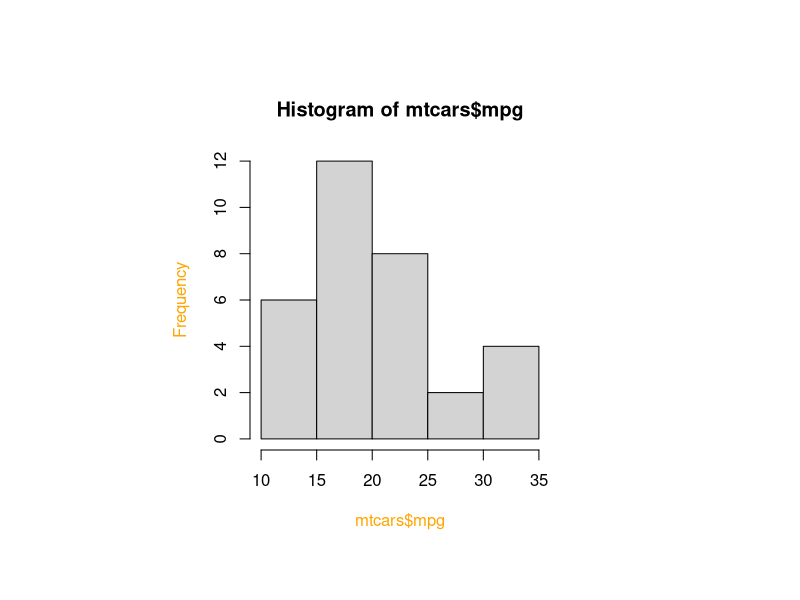
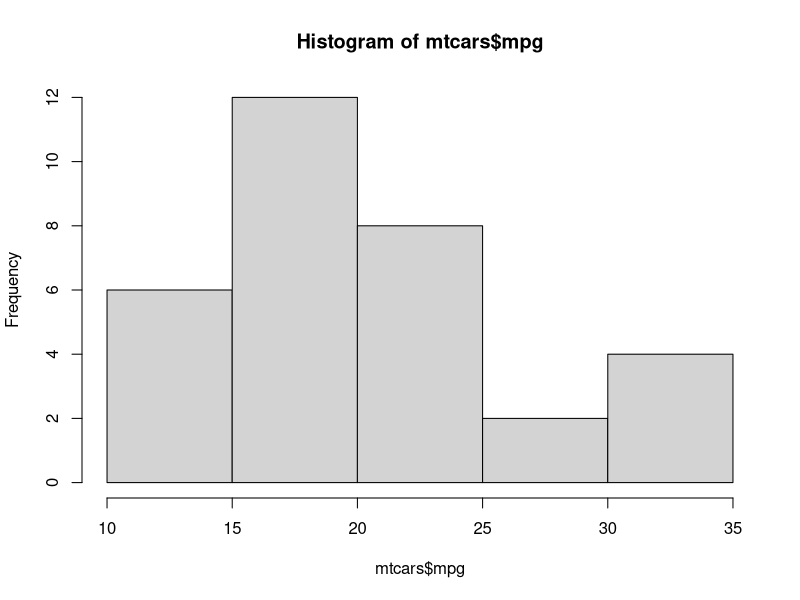
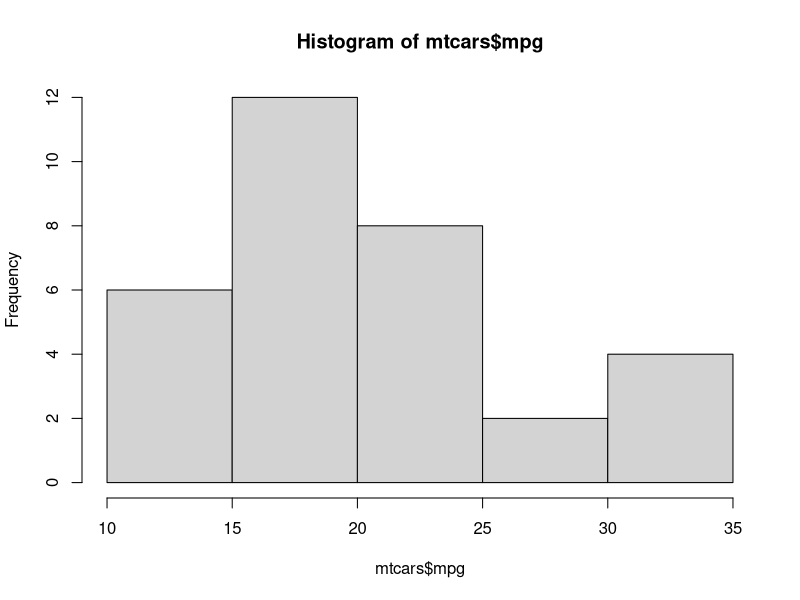
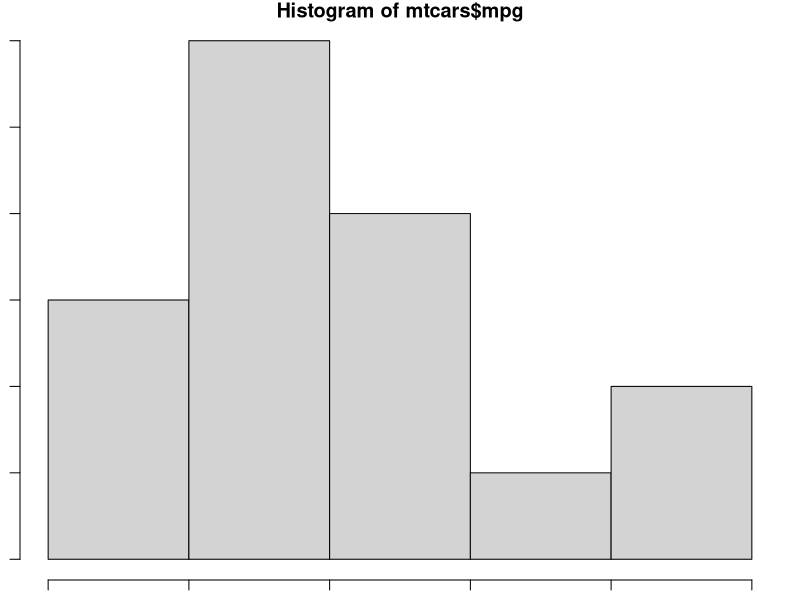
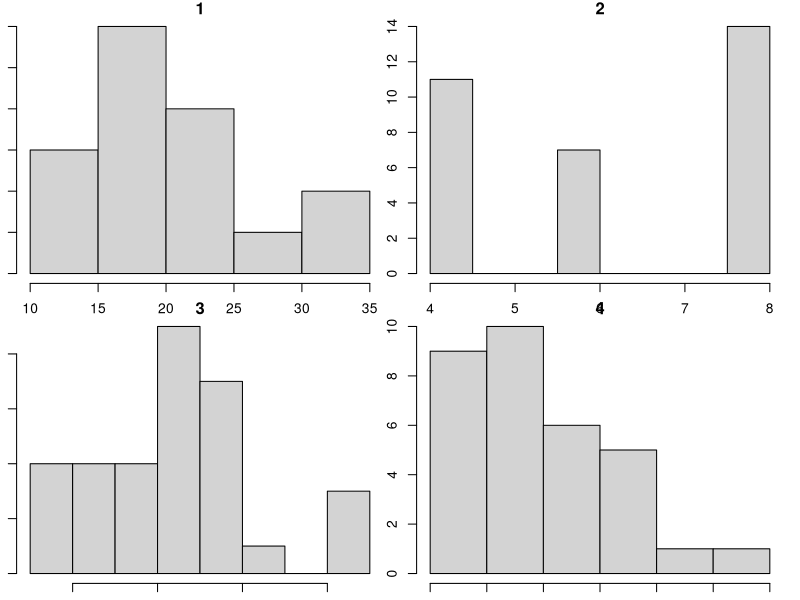
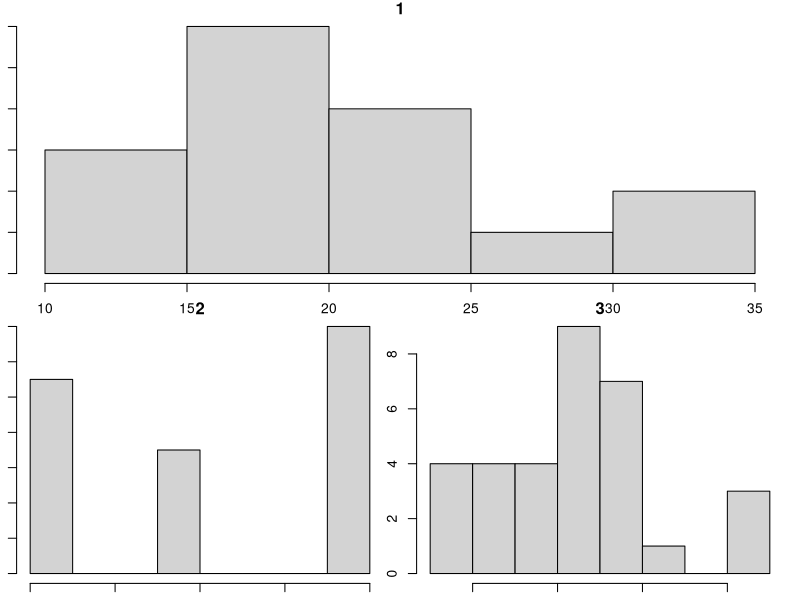
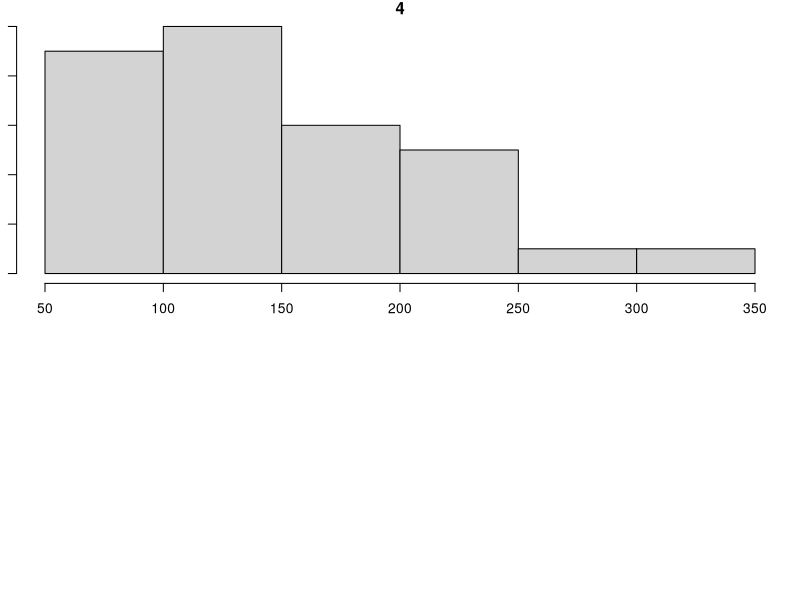
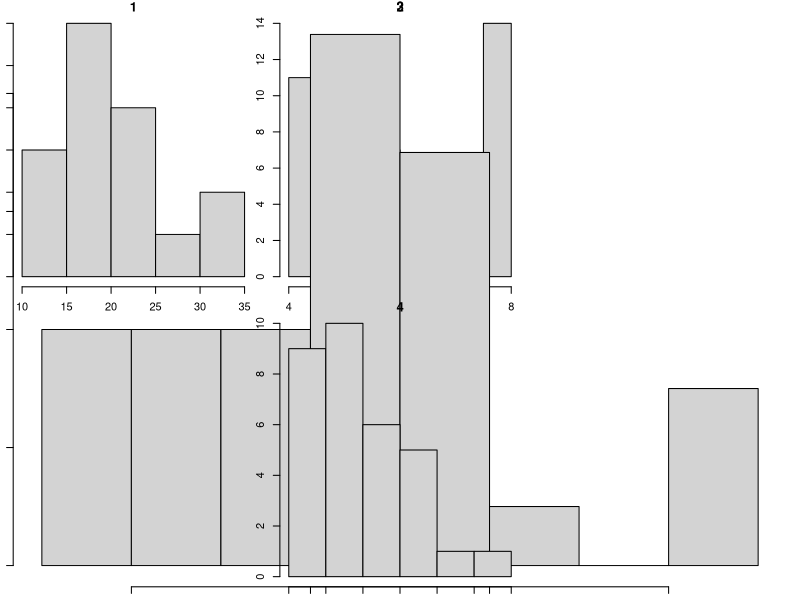

R code for these plots, in order:
#

Opar=par(no.readonly=T)
# some parameters can be changed , so this command 
#is for changing the parameters on which we have worked
list(Opar)
par()
par(pin=c(3,3))
# for width and height
par(col.lab='orange')
# for color
hist(mtcars$mpg)
par(Opar) # reset to defaults parameters of graph
hist(mtcars$mpg)
## for margins in plot area
par('mar')#finding default value of graph peramiters
par('mai')

hist(mtcars$mpg)
par(mar=c(1,1,1,1))
par('mar')
hist(mtcars$mpg)

attach(mtcars)
# for multiples graps in one region / margin
par(mfrow=c(2,2))#multiple frmaes per row
hist(mpg,main='1')

hist(cyl,main='2')
hist(wt,main='3')
hist(hp,main='4')
par(mfcol=c(2,2))#multiple frames per column

####
layout(matrix(c(1,1,2,3),byrow=T,nrow=2))
hist(mpg,main='1')

hist(cyl,main='2')
hist(wt,main='3')
hist(hp,main='4')
layout(matrix(c(1,2,3,3,4,5),byrow=T,nrow=2))
hist(mpg,main='1')

hist(cyl,main='2')
hist(wt,main='3')
hist(hp,main='4')
layout(matrix(c(1,1,2,3),byrow=T,nrow=2),width=c(3,1),height=c(1,2))
hist(cyl,main='2')
hist(wt,main='3')
hist(hp,main='4')
par(Opar)
plot.new()
# clen the area of plot
par(fig=c(0,0.8,0,0.8),new=T)
# in proportion to screen size
plot(wt,mpg)
par(Opar)
par(fig=c(0.65,1,0,0.8),new=T)
boxplot(mpg,horizontal=T,axis=FALSE)
par(fig=c(0.80,1,0,0.65),new=T)
boxplot(mpg,axis=FALSE)
